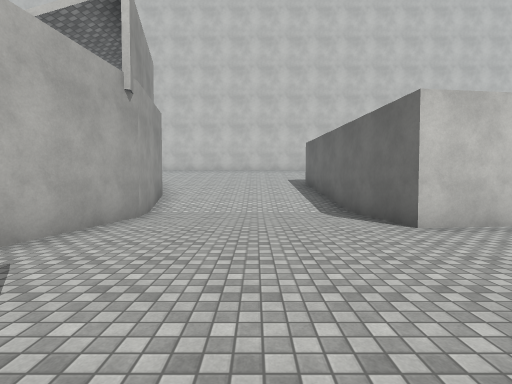
View 1 (above)

24 first-person views from a walk through a scene from a Unity 3-D project. The camera is 1.5 m above the floor, tilts 2° down and sees 85° across. The floor is counted in squares, 2 m on a side. Each view is taken from the middle of a square. On the plan, view 1 faces up. The plan holds only what a view shows up to about 10 squares ahead; the rest is blank. The place goes on beyond the plan. The player character is not drawn. Surface patterns are stand-ins for the level's own textures.

View 2
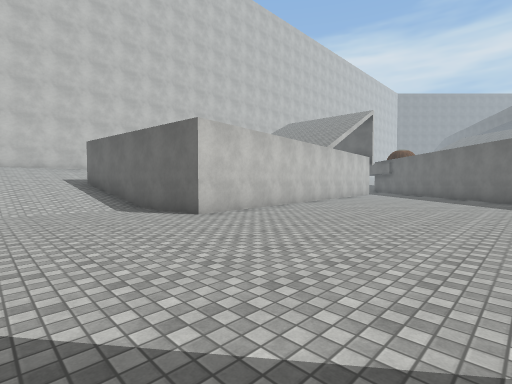

View 3
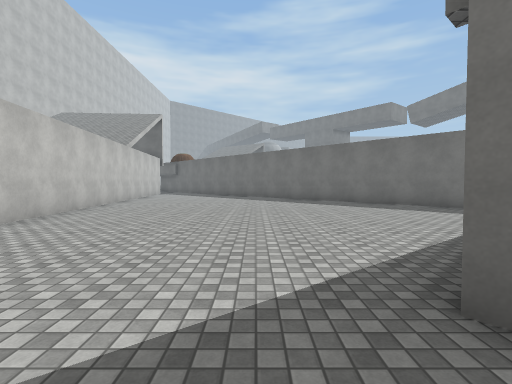

View 4
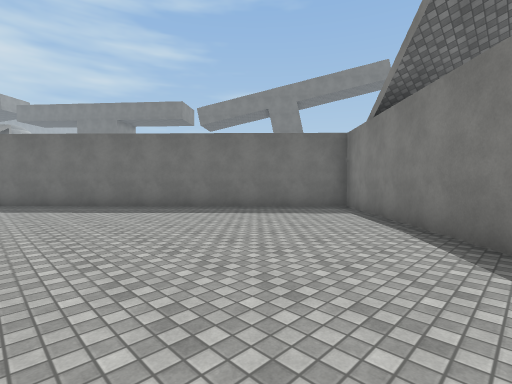

View 5
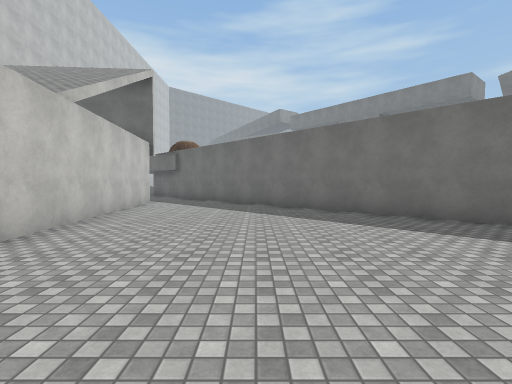

View 6
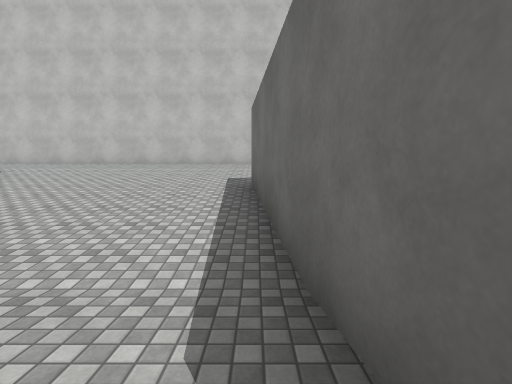

View 7
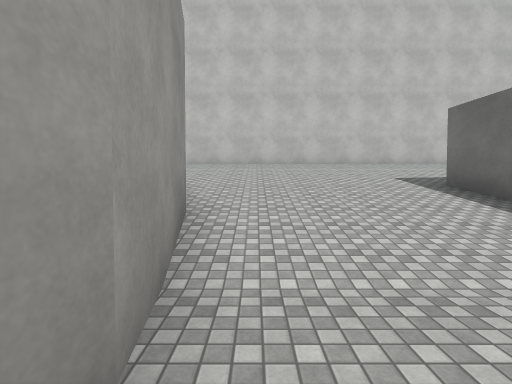

View 8
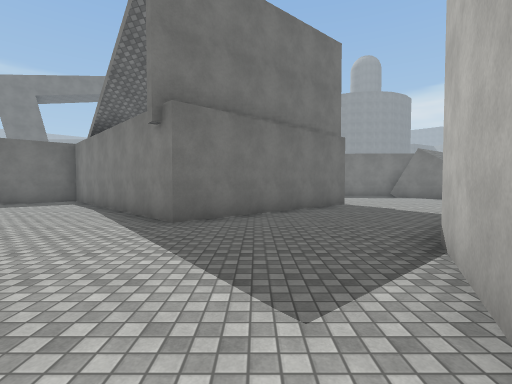

View 9
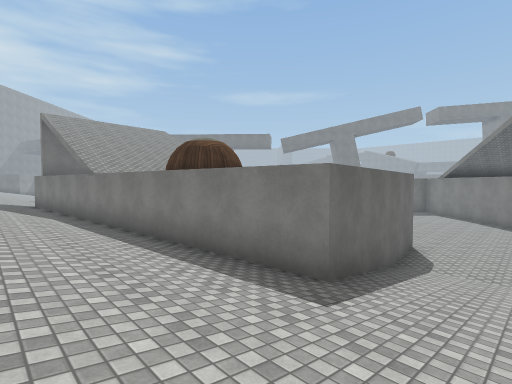

View 10
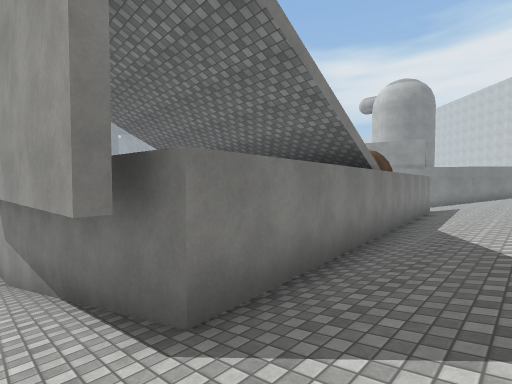

View 11
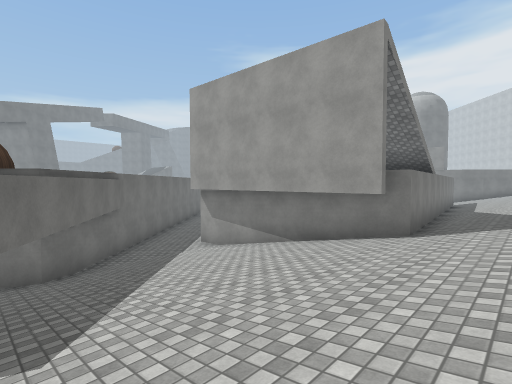

View 12
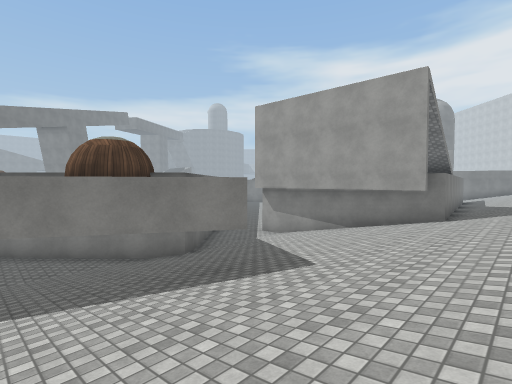

View 13
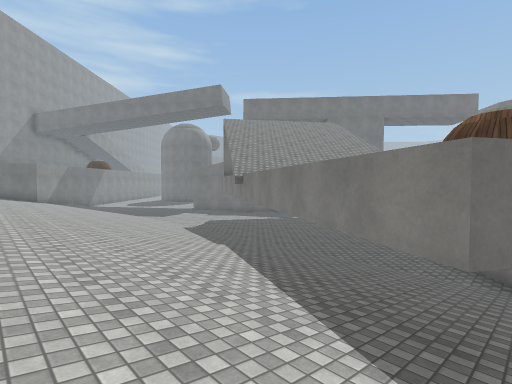

View 14
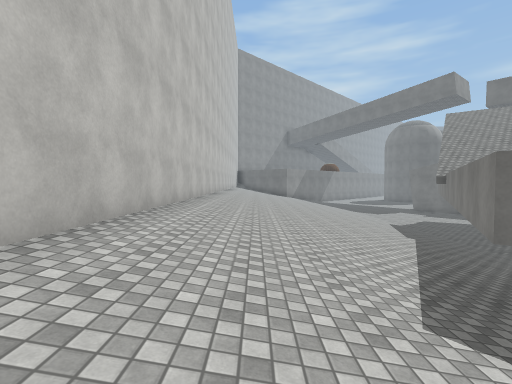

View 15
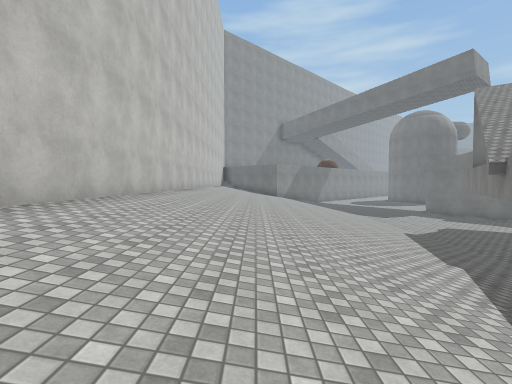

View 16
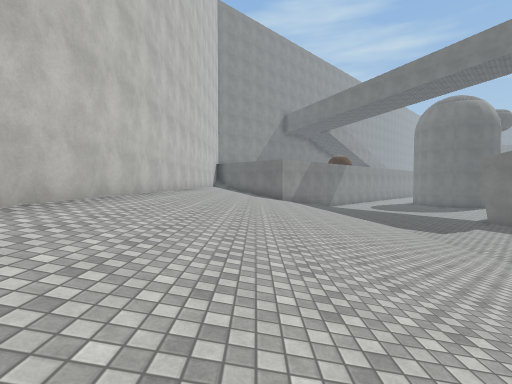

View 17
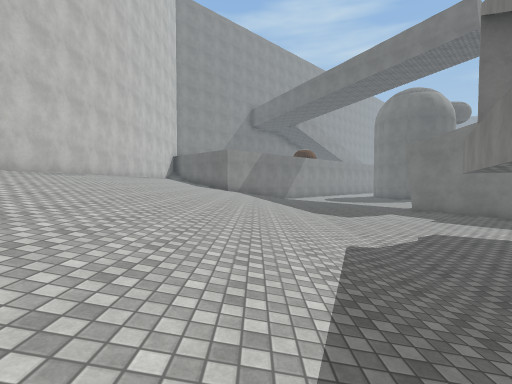

View 18
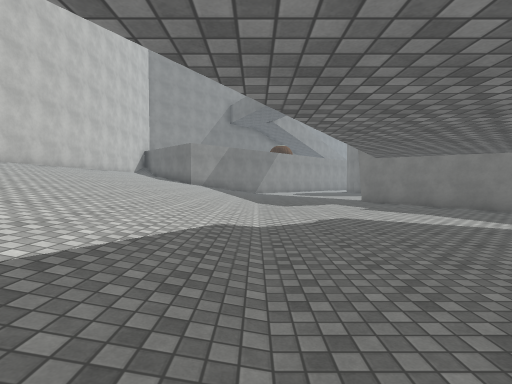

View 19
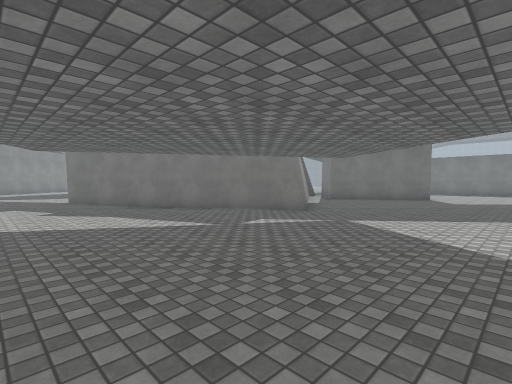

View 20
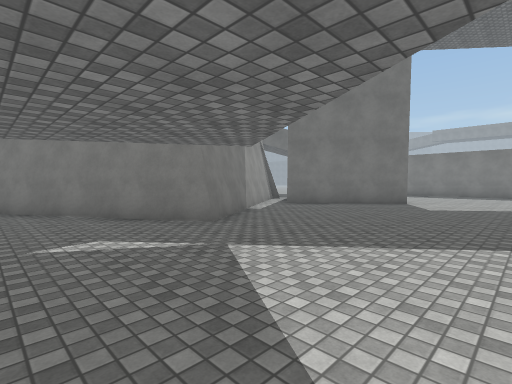

View 21
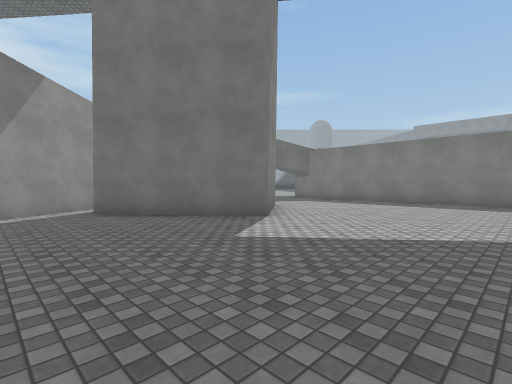

View 22
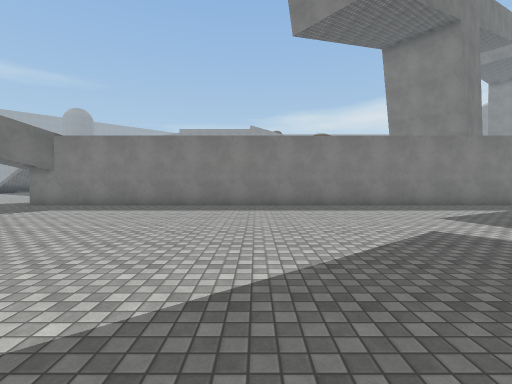

View 23
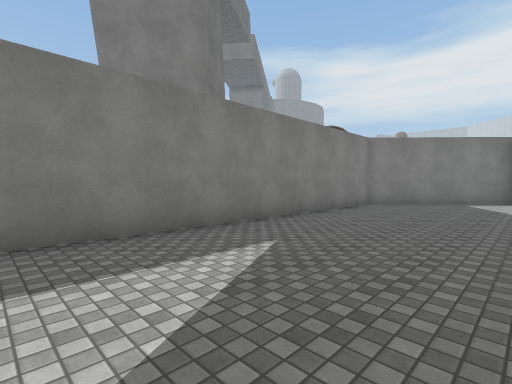

View 24
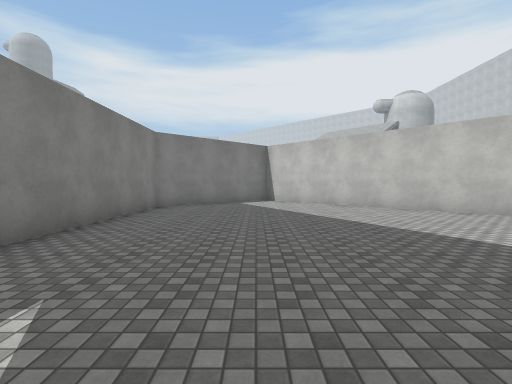

### Floor plan
Key: @ floor where view 1 was taken; # wall or solid block; . floor; / step, stairs or slope.
Columns run from 7 left of view 1 to 36 right of it. Each row starts with its distance up from view 1.
 15 #############               ################
 14  ///////////////////////////////////////////
 13   //////////////////////////////////////////
 12    ///////////////#####/////////////////////
 11     /////##########   #/////#///////////////
 10     /////#            #/////###/////////////
  9     #////#            #/////////////////////
  8     #////##           #/////////////////////
  7     #/////#           #////##///////////////
  6     #.....#    ########...####..............
  5     #.....######.........##  #..............
  4     #.................. ##   ##.............
  3    ##..................          ...........
  2    #..................#          ..........#
  1    #.................##          ........###
  0    ....@...........###           ......###
 -1   ................##             .....##
 -2  .....##.........##              .....##
 -3 .....####.......##               ......#
 -4 ....##  ##.....##               .......##
 -5 ..###    ##...##                ........#
 -6 ..        ##.##      ##         .......###
 -7            ###      ##..        ......##
 -8                    ##....      ......##
 -9                   ##......    .......#
-10                   #........  ........##
-11                   ....................#
-12                 ##......................
-13                  ##......................
-14                   ##.....................
-15                    ######################

Positions as (right, up) in squares from view 1, and headings:
1: (0, 0), facing up
2: (-1, -1), facing up-right
3: (-2, 0), facing right
4: (1, 1), facing down-right
5: (5, 2), facing right
6: (2, 5), facing up
7: (-2, 5), facing up
8: (-2, 4), facing down
9: (0, 14), facing down-right
10: (16, 14), facing down-left
11: (21, 14), facing down-left
12: (24, 14), facing down-left
13: (21, 13), facing down-right
14: (19, 13), facing right
15: (22, 12), facing right
16: (26, 12), facing right
17: (26, 9), facing right
18: (26, 7), facing right
19: (26, 5), facing down-right
20: (26, 2), facing down-right
21: (25, -4), facing down-right
22: (26, -6), facing down
23: (22, -11), facing down-left
24: (21, -12), facing left
